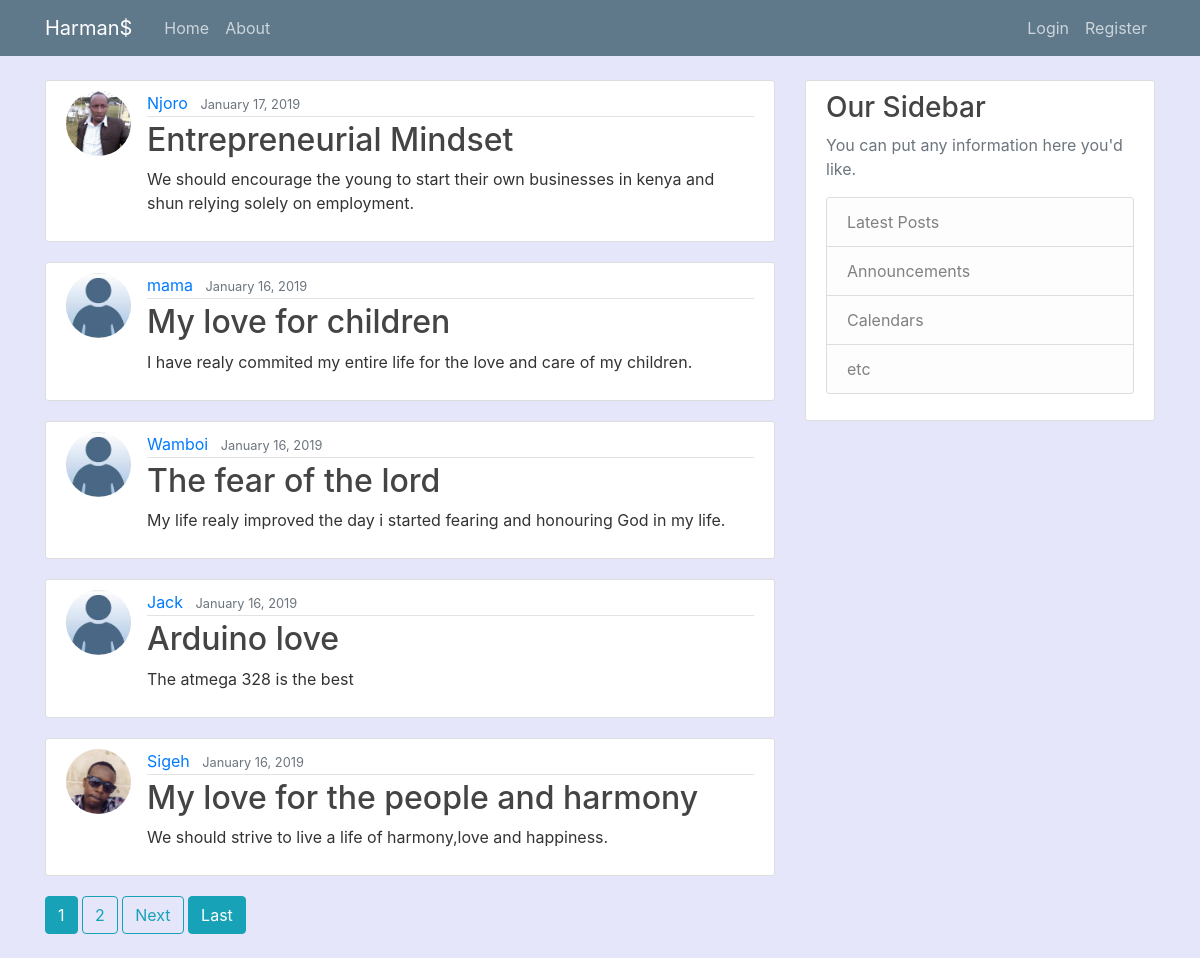
The page / on the database its author committed.
### blog/models.py (models this page shows, shortened)
class Post(models.Model):
	title = models.CharField(max_length=100)
	content = models.TextField()
	date_posted = models.DateTimeField(default=timezone.now)
	author = models.ForeignKey(User, on_delete=models.CASCADE)

### users/models.py (models this page shows, shortened)
class Profile(models.Model):
	user = models.OneToOneField(User, on_delete=models.CASCADE)
	image = models.ImageField(default='default.jpg', upload_to='profile_pics')

### blog/views.py (the view)
# urls.py: path('', PostListView.as_view(), name='blog-home'),
class PostListView(ListView):
	model = Post
	template_name = 'blog/home.html' #<app>/<model>_<viewtype>.html
	context_object_name = 'posts'
	ordering = ['-date_posted']
	paginate_by = 5

### blog/templates/blog/home.html (shortened to what this page needs)
{% extends "blog/base.html" %}
{% block content %}
    {%for post in posts%}
        <article class="media content-section">
          <img class="rounded-circle article-img" src="{{ post.author.profile.image.url }}">
  			<div class="media-body">
    			<div class="article-metadata">
     			 	<a class="mr-2" href="{% url 'user-posts' post.author.username %}">{{ post.author }}</a>
      				<small class="text-muted">{{ post.date_posted|date:"F d, Y" }}</small>
    			</div>
    			<h2><a class="article-title" href="{% url 'post-detail' post.id %}">{{ post.title }}</a></h2>
    			<p class="article-content">{{ post.content }}</p>
  			</div>
		</article>
    {% endfor %}
    {% if is_paginated %}
        {% for num in page_obj.paginator.page_range %}
          {% if page_obj.number == num %}
            <a class="btn btn-info mb-4"href="?page={{ num }}">{{ num }}</a>
          {% elif num > page_obj.number|add:'-3' and num < page_obj.number|add:'3' %}
            <a class="btn btn-outline-info mb-4"href="?page={{ num }}">{{ num }}</a>
          {% endif %}
        {% endfor %}
        {% if page_obj.has_next %}
          <a class="btn btn-outline-info mb-4"href="?page={{ page_obj.next_page_number }}">Next</a>
          <a class="btn btn-info mb-4"href="?page={{ page_obj.paginator.num_pages }}">Last</a>
        {% endif %}
    {% endif %}
{% endblock content %}

### blog/templates/blog/base.html (shortened to what this page needs)
{% load static %}
<html lang="en">
<head>
    <link rel="stylesheet" href="https://maxcdn.bootstrapcdn.com/bootstrap/4.0.0/css/bootstrap.min.css">
    <link rel="stylesheet" type="text/css" href="{% static 'blog/main.css' %}">
</head>
<body style="background-color:#E6E6FA;">
	<header class="site-header">
  <nav class="navbar navbar-expand-md navbar-dark bg-steel fixed-top">
    <div class="container">
      <a class="navbar-brand mr-4" href="{% url 'blog-home' %}">
        Harman$
      </a>
      <div class="collapse navbar-collapse" id="navbarToggle">
        <div class="navbar-nav mr-auto">
          <a class="nav-item nav-link" href="{% url 'blog-home' %}">Home</a>
          <a class="nav-item nav-link" href="{% url 'blog-about' %}">About</a>
        </div>
        <div class="navbar-nav">
          {% if user.is_authenticated %}
            <a class="nav-item nav-link" href="{% url 'post-create' %}">Create Post</a>
            <a class="nav-item nav-link" href="{% url 'profile' %}">Profile</a>
            <a class="nav-item nav-link" href="{% url 'logout' %}">Logout</a>
          {% else %}
            <a class="nav-item nav-link" href="{% url 'login' %}">Login</a>
            <a class="nav-item nav-link" href="{% url 'register' %}">Register</a>
          {% endif %}
        </div>
      </div>
    </div>
  </nav>
</header>
	<main role="main" class="container">
  	<div class="row">
    <div class="col-md-8">
      {% block content %}{% endblock %}
    </div>
    <div class="col-md-4">
      <div class="content-section">
        <h3>Our Sidebar</h3>
        <p class='text-muted'>You can put any information here you'd like.
          <ul class="list-group">
            <li class="list-group-item list-group-item-light">Latest Posts</li>
            <li class="list-group-item list-group-item-light">Announcements</li>
            <li class="list-group-item list-group-item-light">Calendars</li>
            <li class="list-group-item list-group-item-light">etc</li>
          </ul>
        </p>
      </div>
    </div>
  </div>
</main>
</body>
</html>

### blog/static/blog/main.css (style rules this page uses)
body { background: #fafafa; color: #333333; margin-top: 5rem; }
h1, h2, h3, h4, h5, h6 { color: #444444; }
ul { margin: 0; }
.bg-steel { background-color: #5f788a; }
.site-header .navbar-nav .nav-link { color: #cbd5db; }
.content-section { background: #ffffff; padding: 10px 20px; border: 1px solid #dddddd; border-radius: 3px; margin-bottom: 20px; }
.article-title { color: #444444; }
.article-content { white-space: pre-line; }
.article-img { height: 65px; width: 65px; margin-right: 16px; }
.article-metadata { padding-bottom: 1px; margin-bottom: 4px; border-bottom: 1px solid #e3e3e3 }

### rows shown on the page
Post: author.profile.image (picture), author "Njoro", date_posted "January 17, 2019", title "Entrepreneurial Mindset", content "We should encourage the young to start their own businesses in kenya and shun relying solely on employment."
Post: author.profile.image (placeholder picture), author "mama", date_posted "January 16, 2019", title "My love for children", content "I have realy commited my entire life for the love and care of my children."
Post: author.profile.image (placeholder picture), author "Wamboi", date_posted "January 16, 2019", title "The fear of the lord", content "My life realy improved the day i started fearing and honouring God in my life."
Post: author.profile.image (placeholder picture), author "Jack", date_posted "January 16, 2019", title "Arduino love", content "The atmega 328 is the best"
Post: author.profile.image (picture), author "Sigeh", date_posted "January 16, 2019", title "My love for the people and harmony", content "We should strive to live a life of harmony,love and happiness."

### other values the page prints
{{ num }} "1"
{{ num }} "2"
